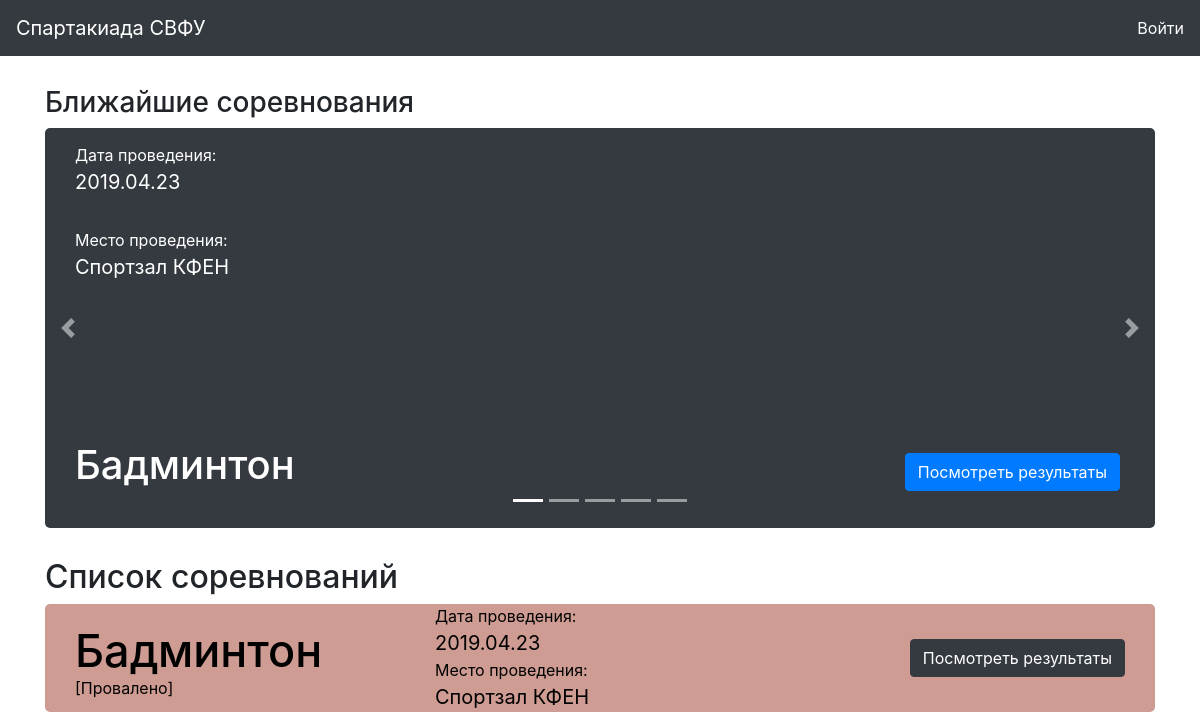
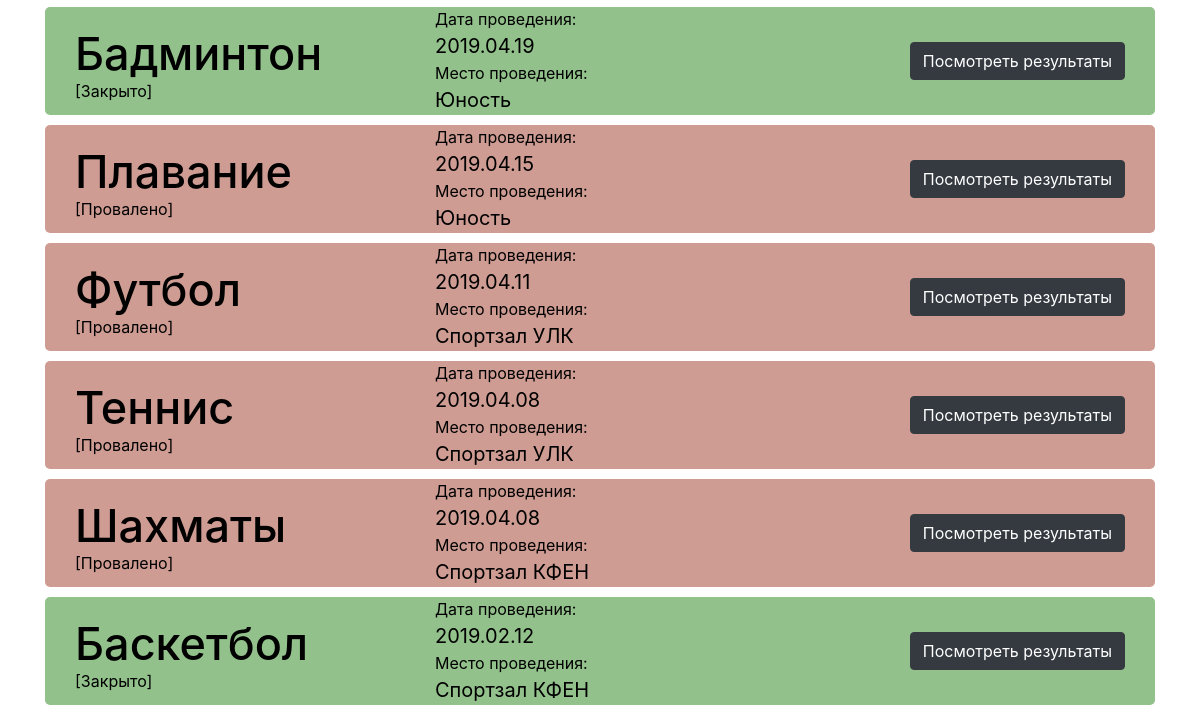
The app's page /, older data (2 pictures, top to bottom).
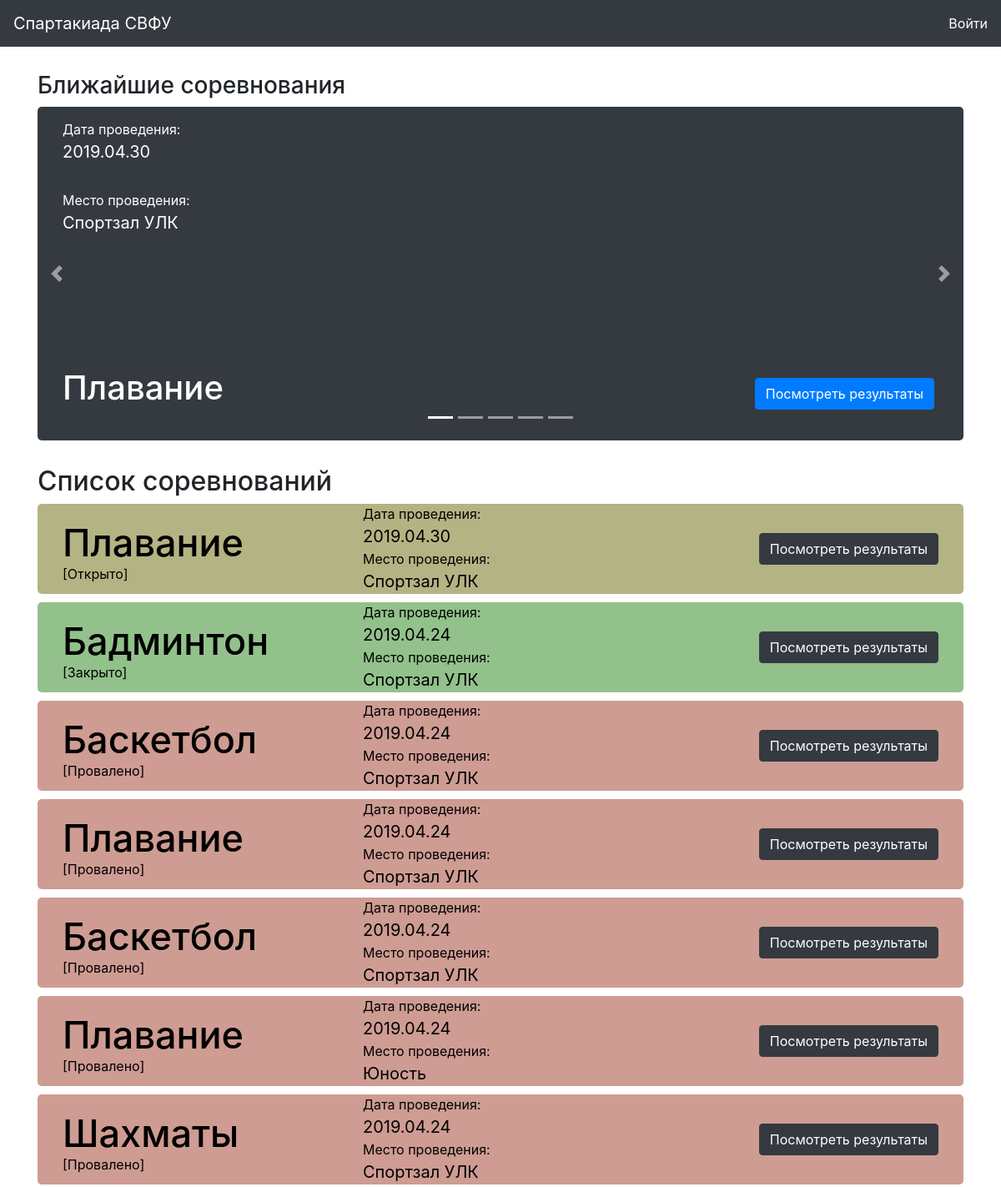
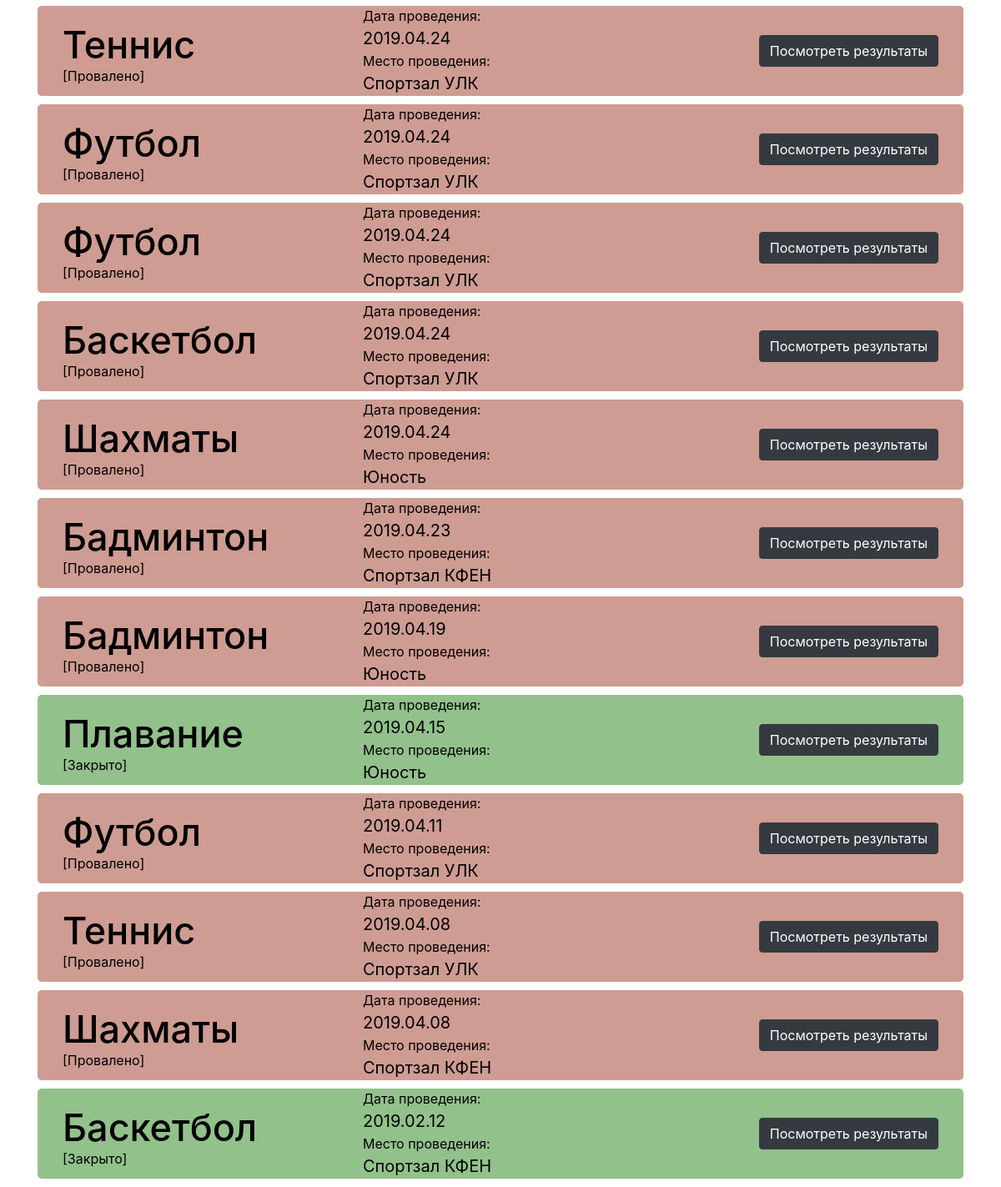
The same page, newer data (2 pictures, top to bottom).
### sport/models.py (models this page shows, shortened)
class Competition(models.Model):
    date = models.DateField(verbose_name = "Дата соревнования", default=datetime.date.today())
    place = models.ForeignKey(Place, verbose_name = "Место проведения", null = True, blank = True, on_delete = models.CASCADE)
    sport = models.ForeignKey(Sport, verbose_name = "Вид Спорта", db_index = True, on_delete = models.CASCADE)
    result = models.BooleanField(verbose_name="Проведено", default = False)
    def __str__(self):
        return self.sport.name + ' : ' + str(self.date)

class Place(models.Model):
    name = models.CharField(verbose_name="Название", max_length=200)
    address = models.CharField(verbose_name="Адрес", max_length=300)

class Sport(models.Model):
    type = models.CharField(choices=SportType, verbose_name="Тип спорта", max_length=10)
    name = models.CharField(verbose_name="Вид спорта", max_length=200, db_index=True)
    class Meta:
        ordering = ['name']
        verbose_name = "вид спорта"
        verbose_name_plural = "виды спорта"

### svfusport/views.py (the view)
# urls.py: path('', views.index),
def index(request):
    args={}
    args['date_now'] = date.today()
    data = Competition.objects.all().order_by("-date")
    args['competition_5'] = data[:5]
    args['competition'] = data
    print(data)
    return render(request, 'main.html', args)

### templates/main.html (shortened to what this page needs)
{% extends 'index.html' %}
{% block main %}
<div class="row">
  <div class="container-fluid">
    <div class="container competition-slider-container">
      <h3>Ближайшие соревнования</h3>
      <div id="carouselExampleIndicators" class="carousel slide" data-ride="carousel">
        <ol class="carousel-indicators">
          <li data-target="#carouselExampleIndicators" data-slide-to="0" class="active"></li>
          <li data-target="#carouselExampleIndicators" data-slide-to="1"></li>
          <li data-target="#carouselExampleIndicators" data-slide-to="2"></li>
          <li data-target="#carouselExampleIndicators" data-slide-to="3"></li>
          <li data-target="#carouselExampleIndicators" data-slide-to="4"></li>
        </ol>
        <div class="carousel-inner">
          {% for item in competition_5 %}
          <div class="carousel-item" id="active-trigger">
            <div class="container bg-dark competition-slider">
              <div class="col-6">
                <p>Дата проведения: <br><span class="competition-span">{{ item.date }}</span></p>
                <p>Место проведения: <br><span class="competition-span">{{ item.place.name }}</span></p>
                <h3>{{ item.sport.name }}</h3>
              </div>
              <div class="col-6">
                <a href="{% url 'sport:teamresult' item.id %}" class="btn btn-primary competition-slider-info-btn">Посмотреть результаты</a>
              </div>
            </div>
          </div>
          {% endfor %}
        </div>
        <a class="carousel-control-prev" href="#carouselExampleIndicators" role="button" data-slide="prev">
          <span class="carousel-control-prev-icon" aria-hidden="true"></span>
        </a>
        <a class="carousel-control-next" href="#carouselExampleIndicators" role="button" data-slide="next">
          <span class="carousel-control-next-icon" aria-hidden="true"></span>
        </a>
      </div>
    </div>
    <div class="container competition-list-container">
      <h2>Список соревнований</h2>
      {% for item in competition %}
        <div class="container competition-container-main">
          <div class="col-4">
            <h3>{{ item.sport.name }}</h3>
            {% if item.result %}
              <p class="result_yes" style="margin-top: -30px;
              ">[Закрыто]</p>
            {% elif item.date < date_now and not item.result %}
              <p class="result_failed" style="margin-top: -30px;
              ">[Провалено]</p>
            {% else %}
              <p class="result_no" style="margin-top: -30px;
              ">[Открыто]</p>
            {% endif %}
          </div>
          <div class="col-4">
            <p>Дата проведения: <br><span class="competition-span">{{ item.date }}</span></p>
            <p>Место проведения: <br><span class="competition-span">{{ item.place.name }}</span></p>
          </div>
          <div class="col-4">
            {% if user.is_authenticated %}
            <div class="dropdown">
              <button class="btn btn-dark dropdown-toggle competition-btn" type="button" id="dropdownMenuButton" data-toggle="dropdown" aria-haspopup="true" aria-expanded="false">
                Операции
              </button>
              <div class="dropdown-menu" aria-labelledby="dropdownMenuButton">
                <a class="dropdown-item" href="{% url 'sport:competitionedit' item.id %}">Редактировать</a>
                <a class="dropdown-item" href="#">Подать заявку</a>
                <a class="dropdown-item" href="{% url 'sport:teamresult' item.id %}">Просмотр результатов</a>
              </div>
            </div>
            {% else %}
            <a href="{% url 'sport:teamresult' item.id %}"><button type="button" name="button" class="btn btn-dark competition-btn">Посмотреть результаты</button></a>
            {% endif %}
          </div>
        </div>
      {% endfor %}
    </div>
  </div>
</div>
{% endblock %}

Row changes from the older to the newer data that the page shows:
no longer on one of the page's lists (row unchanged): Competition: date "2019.04.23", place.name "Спортзал КФЕН", sport.name "Бадминтон"
added Competition: date "2019.04.30", place.name "Спортзал УЛК", sport.name "Плавание", result "[Открыто]"
added Competition: sport.name "Бадминтон", result "[Закрыто]", date "2019.04.24", place.name "Спортзал УЛК", shown under "Список соревнований"
added Competition: sport.name "Баскетбол", result "[Провалено]", date "2019.04.24", place.name "Спортзал УЛК", shown under "Список соревнований"
added Competition: sport.name "Плавание", result "[Провалено]", date "2019.04.24", place.name "Спортзал УЛК", shown under "Список соревнований"
added Competition: sport.name "Баскетбол", result "[Провалено]", date "2019.04.24", place.name "Спортзал УЛК", shown under "Список соревнований"
added Competition: sport.name "Плавание", result "[Провалено]", date "2019.04.24", place.name "Юность", shown under "Список соревнований"
added Competition: sport.name "Шахматы", result "[Провалено]", date "2019.04.24", place.name "Спортзал УЛК", shown under "Список соревнований"
added Competition: sport.name "Теннис", result "[Провалено]", date "2019.04.24", place.name "Спортзал УЛК", shown under "Список соревнований"
added Competition: sport.name "Футбол", result "[Провалено]", date "2019.04.24", place.name "Спортзал УЛК", shown under "Список соревнований"
added Competition: sport.name "Футбол", result "[Провалено]", date "2019.04.24", place.name "Спортзал УЛК", shown under "Список соревнований"
added Competition: sport.name "Баскетбол", result "[Провалено]", date "2019.04.24", place.name "Спортзал УЛК", shown under "Список соревнований"
added Competition: sport.name "Шахматы", result "[Провалено]", date "2019.04.24", place.name "Юность", shown under "Список соревнований"
changed Competition (number 14 of 19 on the later page): result "[Закрыто]" → "[Провалено]"
changed Competition (number 15 of 19 on the later page): result "[Провалено]" → "[Закрыто]"
